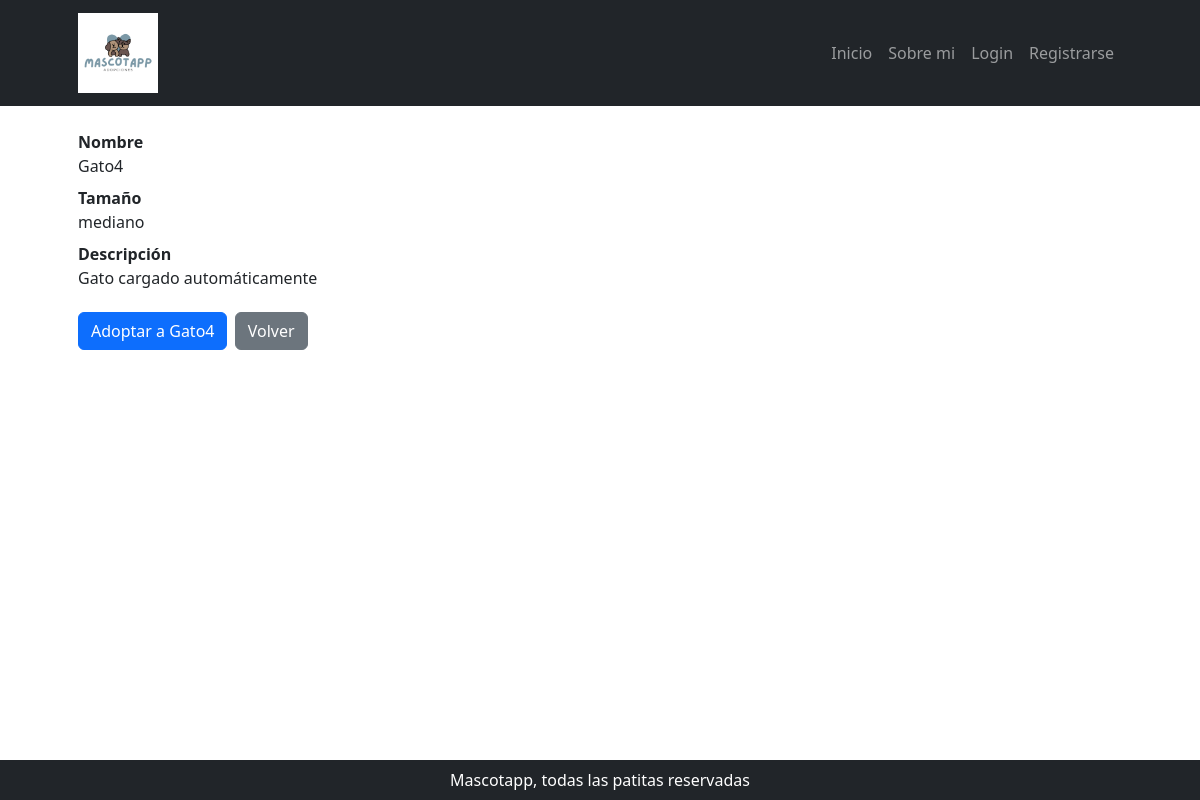
/mascota/detalle/4/, run on an earlier commit of the app's database.
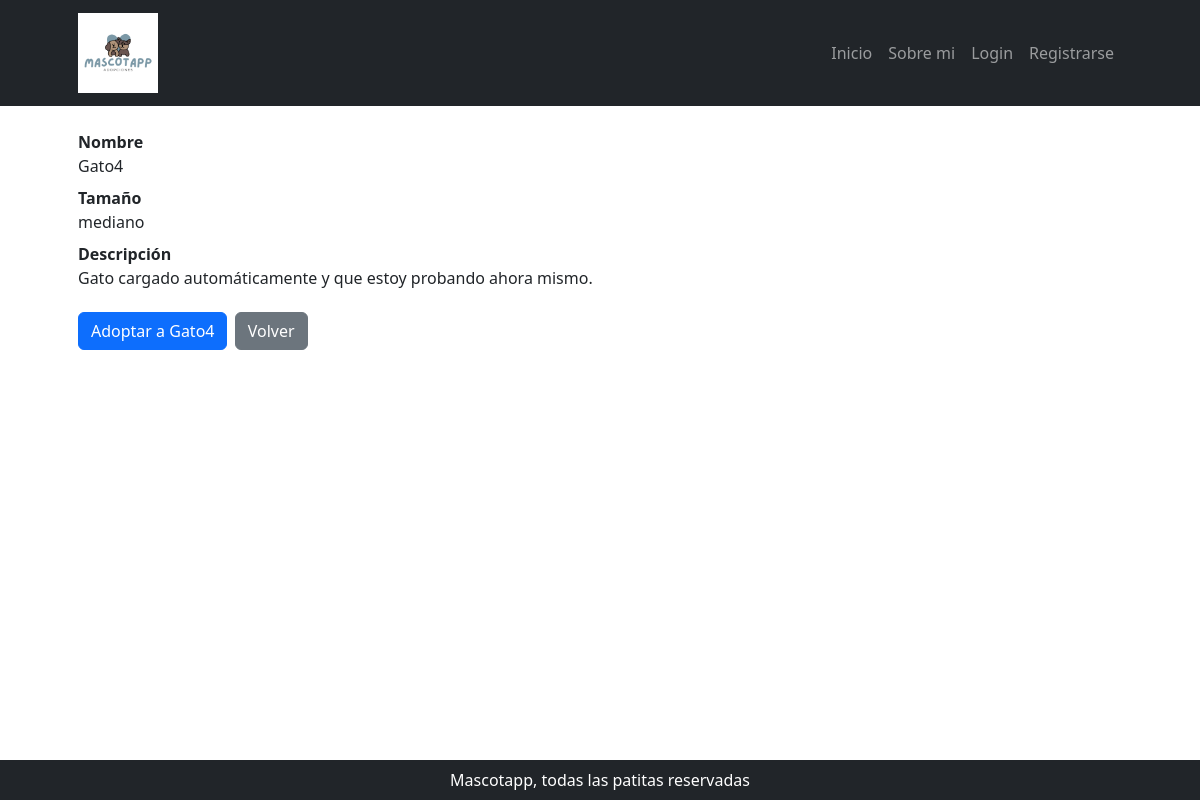
And on a later commit of the database.
### mascota/models.py (models this page shows, shortened)
class Mascota(models.Model):
    categoria_id = models.ForeignKey(
        MascotaCategoria, null = True, blank = True, on_delete = models.SET_NULL, verbose_name = "categoría de mascota"
    )
    adoptada            = models.BooleanField(default=False)
    nombre              = models.CharField(max_length=100)
    especie             = models.CharField(max_length=100)
    tamano              = models.CharField(max_length=100)
    edad                = models.IntegerField()
    descripcion         = models.TextField(null=True, blank=True, verbose_name="descripción")
    fecha_actualizacion = models.DateField(
        null = True, blank = True, default = timezone.now, editable = False, verbose_name = "fecha de actualización"
    )
    class Meta:
        verbose_name = "mascota"
        verbose_name_plural = "mascotas"

### mascota/views.py (the view)
# urls.py: path("detalle/<int:pk>/", MascotaDetail.as_view(), name="detalle_mascota"),
class MascotaDetail(DetailView):
    model = Mascota
    context_object_name = 'mascota'
    template_name = 'mascota/detalle_mascota.html'

### mascota/templates/mascota/detalle_mascota.html (shortened to what this page needs)
{% extends 'core/base.html' %}
{% block contenido %}
    <dl>
        <dt>Nombre</dt>
        <dd>{{object.nombre}}</dd>
        <dt>Tamaño</dt>
        <dd>{{object.tamano}}</dd>
        <dt>Descripción</dt>
        <dd>{{object.descripcion}}</dd>
    </dl>
    <section class="fs-3 pb-4">
        <a href="{% url 'adopcion:adopcion_create' %}" class="btn btn-primary">Adoptar a {{ object.nombre }}</a>
        <a href="{% url 'mascota:mascota_list' %}" class="btn btn-secondary">Volver</a>
    </section>
{% endblock contenido %}

What changed in the data, as far as the page shows it:
changed Mascota "Gato4": descripcion "Gato cargado automáticamente" → "Gato cargado automáticamente y que estoy probando ahora mismo."
